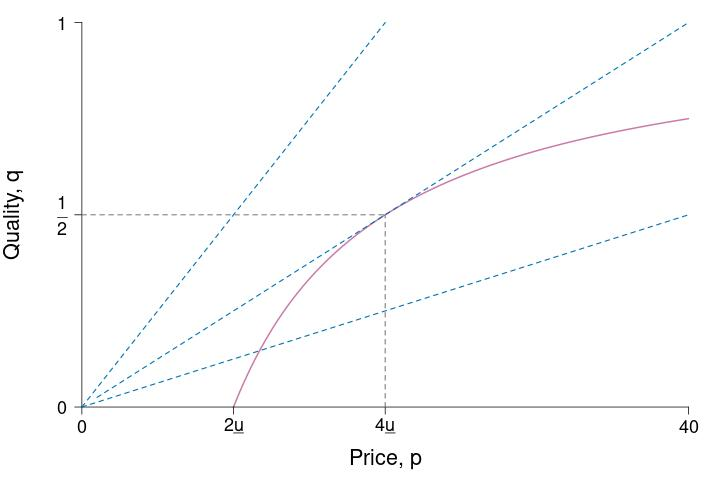

Write the R code that produced this figure.
require(ggplot2)
require(shape)
#pdf(file = "information_power/ch11_fig5.pdf", width = 9, height = 7)
jpeg(file = "information_power/ch11_fig5_blank.jpg", width = 6*120, height = 4*120)


#Set parameters for graphics
axislabelsize <- 1.8
labelsize <- 1.5
namesize <- 1.8
annotatesize <- 1.5
graphlinewidth <- 2
segmentlinewidth <- 1.5

COL <- c("#7fc97f", "#beaed4", "#fdc086", "#ffff99", "#386cb0", "#f0027f", "#bf5b17", "#666666")
COLA <- c("#e0f3db", "#99d8c9","#66c2a4","#41ae76", "#238b45", "#005824")
COLB <- c("#c6dbef", "#4eb3d3", "#2b8cbe", "#0868ac","#084081")
COLC <- c("#fcfbfd", "#efedf5", "#dadaeb", "#bcbddc", "#9e9ac8", "#807dba", "#6a51a3", "#54278f", "#3f007d")
grays <- gray.colors(25, start = 1, end = 0)
CBCols <- c("#009E73","#0072B2","#E69F00","#CC79A7", "#F0E442")

brfFn <- function(p, delta = 5) {
  1 - (2 * delta) / p
}

solowCondition <- function(p, delta = 5){
  (p*(1/(8*delta)))
}


par(mar =  c(4, 4, 0.5, 0.5))
xlims <- c(0, 40)
ylims <- c(0, 1)


plot(0, 0, xlim = xlims, ylim = ylims, type = "n",
     xlab = "",
     ylab = "",
     xaxt = "n", yaxt = "n", cex.lab = axislabelsize, bty = "n")

npts <- 500 
npts2 <- 501
#Specify the sequences of points for graphing. 
xx1 <- seq(10, xlims[2], length.out = npts)
xx2 <- seq(1, xlims[2], length.out = npts)

#Draw the lines for the graphs
lines(xx1, brfFn(xx1), col = CBCols[4], lwd = graphlinewidth)
lines(xx2, solowCondition(xx2, delta = 5), lty = 2, col = CBCols[2], lwd = segmentlinewidth)

#Customize ticks and labels for the plot
ticksy <- c(0, 0.5, 1)
ylabels <- c(0, expression(paste(frac(1,2))), 1)
ticksx <- c(0, 10, 20, 40)
xlabels <- c(0, expression(paste(2*underline("u"))), expression(paste(4*underline("u"))), 40)
axis(1, at = ticksx, pos = 0, labels = xlabels, cex.axis = labelsize)
axis(2, at = ticksy, pos = 0, labels = ylabels, las = 1, cex.axis = labelsize)

mtext(expression(paste("Price, ", p)), side = 1, line = 2.5, cex = axislabelsize)
text(-4.5, 0.5*ylims[2], expression(paste("Quality, ", q)), xpd = TRUE, cex = axislabelsize, srt = 90) 

#Annotation of the three graphs and the NE
t#ext(32, 0.97, expression(paste("Incomplete contract")), cex = annotatesize)
#text(36, 1, expression(paste("Isocost")), cex = annotatesize)
#text(37, 0.98, expression(paste(c[2])), cex = annotatesize)
#text(32, 0.92, expression(paste(q == frac(p, 8*underline("u")))), cex = annotatesize)
# text(35, 0.64, expression(paste("Best-response")), cex = annotatesize)
# text(35, 0.59, expression(paste("function (ICC)")), cex = annotatesize)
#text(35, 0.50, expression(paste(q == 1 - frac(2*underline("u"), p))), cex = annotatesize)
#text(16, 0.57, expression(paste("Nash")), cex = annotatesize)
#text(16, 0.52, expression(paste("equilibrium")), cex = annotatesize)

#Lines for the coordinates of the Nash equilbrium
segments(20, 0, 20, 0.5, lty = 2, col = grays[20], lwd = segmentlinewidth)
segments(0, 0.5, 20, 0.5, lty = 2, col = grays[20], lwd = segmentlinewidth)

#Iso-cost slope annotation
# text(25, 0.81, expression(paste("Slope", phantom() == frac(q,p), phantom() == frac(1, 8*underline("u")))), cex = annotatesize)
# Arrows(25, 0.79, 25, 0.66, col = "black", lty = 1, lwd = 2, arr.type = "triangle")

#BRF Slope annotation
# text(25, 0.41, expression(paste("Slope", phantom() == q[p], phantom() == frac(2*underline("u"), p^2))), cex = annotatesize)
# Arrows(25, 0.43, 25, 0.56, col = "black", lty = 1, lwd = 2, arr.type = "triangle")

#Add a point for the NE
# points(20, 0.5, pch = 16, col = "black", cex = 1.5)
# text(21, 0.5, expression(paste("n")), cex = annotatesize)

#Add a ray and a point for c.  
segments(0, 0, 20, 1, lty = 2, lwd = segmentlinewidth, col = CBCols[2])
# points(10, 0.5, pch = 16, col = "black", cex = 1.5)
# text(9.6, 0.53, expression(paste("c")), cex = annotatesize)

#Add a ray and a point for d. 
segments(0, 0, 40, 0.5, lty = 2, lwd = segmentlinewidth, col = CBCols[2])
# points(11.8, 0.15, pch = 16, col = "black", cex = 1.5)
# text(11.3, 0.18, expression(paste("d")), cex = annotatesize)

dev.off()

